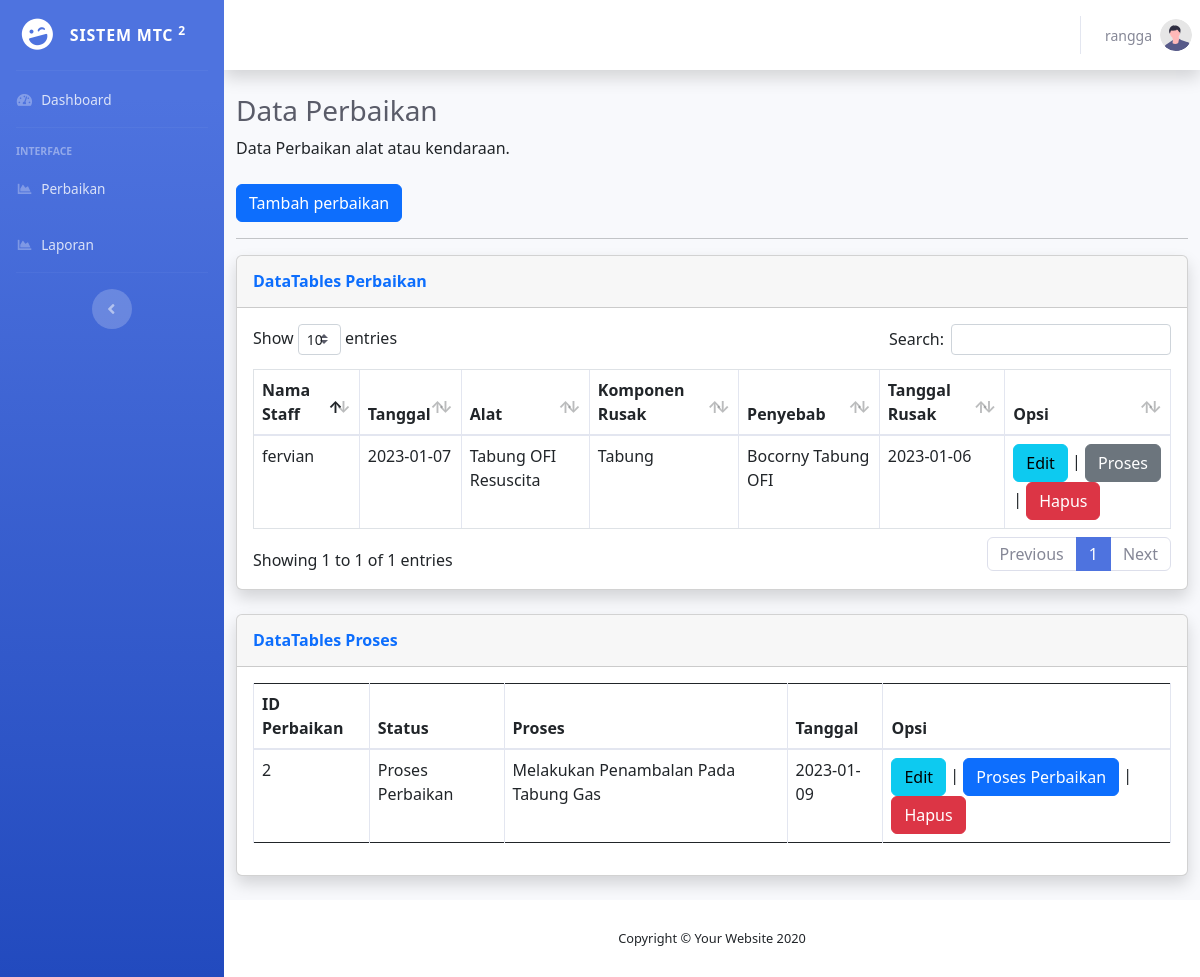
The page /admin/perbaikan.php (signed in) on the database its author committed.
### tables this page shows
CREATE TABLE `tb_perbaikan` (
  `id_perbaikan` int(11) NOT NULL,
  `iduser` int(11) NOT NULL,
  `nm_user` varchar(50) NOT NULL,
  `tanggal` date NOT NULL,
  `lokasi` varchar(10) NOT NULL,
  `pleton` varchar(10) NOT NULL,
  `nama_alat` varchar(20) NOT NULL,
  `merk` varchar(20) NOT NULL,
  `satuan` varchar(4) NOT NULL,
  `kerusakan` int(11) NOT NULL,
  `bagiankomponenrusak` varchar(20) NOT NULL,
  `uraiankerusakan` varchar(255) NOT NULL,
  `tindakan` varchar(100) NOT NULL,
  `penyebabkerusakan` varchar(100) NOT NULL,
  `tgl_kerusakan` date NOT NULL,
  `tgl_selesai` date NOT NULL DEFAULT current_timestamp(),
  `status` varchar(15) NOT NULL
);

CREATE TABLE `tb_progress` (
  `id_progres` int(11) NOT NULL,
  `id_perbaikan` int(11) NOT NULL,
  `statusproses` varchar(25) NOT NULL,
  `proses` varchar(255) NOT NULL,
  `tgl` date NOT NULL
);

### admin/perbaikan.php (the view, shortened to what this page needs)
<?php
include('a_header.php');
?>
<div class="container-fluid">
    <h1 class="h3 mb-2 text-gray-800">Data Perbaikan</h1>
    <p class="mb-4">Data Perbaikan alat atau kendaraan.</p>
    <button type="button" class="btn btn-primary" data-bs-toggle="modal" data-bs-target="#exampleModal">
        Tambah perbaikan
    </button>
    <hr>
    <div class="card shadow mb-4">
        <div class="card-header py-3">
            <h6 class="m-0 font-weight-bold text-primary">DataTables Perbaikan</h6>
        </div>
        <div class="card-body">
            <div class="table-responsive">
                <table class="table table-bordered" id="dataTable" width="100%" cellspacing="0">
                    <thead>
                        <tr>
                            <th>Nama Staff</th>
                            <th>Tanggal</th>
                            <th>Alat</th>
                            <th>Komponen Rusak</th>
                            <th>Penyebab</th>
                            <th>Tanggal Rusak</th>
                            <th>Opsi</th>
                        </tr>
                    </thead>
                    <tbody>
                        <?php
                        $permintaan = $db->prepare("SELECT * FROM tb_perbaikan where status in ('Pending','Proses')");
                        $permintaan->execute();
                        while($data = $permintaan->fetch()){ ?>
                        <tr>
                            <td><?= $data['nm_user']?></td>
                            <td><?= $data['tanggal']?></td>
                            <td><?= $data['nama_alat']?></td>
                            <td><?= $data['bagiankomponenrusak']?></td>
                            <td><?= $data['penyebabkerusakan']?></td>
                            <td><?= $data['tgl_kerusakan']?></td>
                            <td><button type="button" class="btn btn-info" data-bs-toggle="modal"
                                    data-bs-target="#exampleModal1<?= $data['id_perbaikan']?>">
                                    Edit
                                </button>
                                 | <?php if($data['status']=='Pending'){?><button
                                    class="btn btn-warning">Pending</button><?php }else if($data['status']=='Proses'){?><button
                                    class="btn btn-secondary">Proses</button><?php } else{?><button
                                    class="btn btn-success">Selesai</button><?php }?> | <a
                                    onclick="return confirm('Apakah yakin data ingin dihapus?')"
                                    href="hapusdata/hapusperbaikan.php?id=<?= $data['id_perbaikan']?>"
                                    class="btn btn-danger">Hapus</a>
                            </td>
                        </tr>
                        <?php } ?>
                    </tbody>
                </table>
            </div>
        </div>
    </div>
    <div class="card shadow mb-4">
        <div class="card-header py-3">
            <h6 class="m-0 font-weight-bold text-primary">DataTables Proses</h6>
        </div>
        <div class="card-body">
            <div class="table-responsive">
                <table class="table table-bordered" id="dataTable" width="100%" cellspacing="0">
                    <thead>
                        <tr>
                            <th>ID Perbaikan</th>
                            <th>Status</th>
                            <th>Proses</th>
                            <th>Tanggal</th>
                            <th>Opsi</th>
                        </tr>
                    </thead>
                    <tbody>
                        <?php
                        $permintaan = $db->prepare("SELECT * FROM tb_progress");
                        $permintaan->execute();
                        $data = $permintaan->rowCount();
                        if($data == 0){?>
                        <tr>
                            <td colspan=5 align='center'>Belum Ada Proses Pengerjaan</td>
                        </tr>
                        <?php }else{?>
                        <?php while($data = $permintaan->fetch()){ ?>
                        <tr>
                            <td><?= $data['id_perbaikan']?></td>
                            <td><?= $data['statusproses']?></td>
                            <td><?= $data['proses']?></td>
                            <td><?= $data['tgl']?></td>
                            <td><button type="button" class="btn btn-info" data-bs-toggle="modal"
                                    data-bs-target="#exampleModal1<?= $data['id_progres']?>">
                                    Edit
                                </button>
                                 | <?php if($data['statusproses']=='Pending'){?><button
                                    class="btn btn-warning">Pending</button><?php }else if($data['statusproses']=='Proses Pengecekkan'){?><button
                                    class="btn btn-secondary">Proses Pengecekkan</button><?php }else if($data['statusproses']=='Proses Perbaikan'){?><button
                                    class="btn btn-primary">Proses Perbaikan</button><?php } else{?><button
                                    class="btn btn-success">Selesai</button><?php } ?> | <a
                                    onclick="return confirm('Apakah yakin data ingin dihapus?')"
                                    href="hapusdata/hapusperbaikan.php?id=<?= $data['id_perbaikan']?>"
                                    class="btn btn-danger">Hapus</a>
                            </td>
                        </tr>
                        <?php } ?>
                        <?php } ?>
                    </tbody>
                </table>
            </div>
        </div>
    </div>
</div>
<?php include('a_footer.php');?>

### rows shown on the page
tb_perbaikan: nm_user "fervian", tanggal "2023-01-07", nama_alat "Tabung OFI Resuscita", bagiankomponenrusak "Tabung", penyebabkerusakan "Bocorny Tabung OFI", tgl_kerusakan "2023-01-06", status "Proses"
tb_progress: id_perbaikan "2", statusproses "Proses Perbaikan", proses "Melakukan Penambalan Pada Tabung Gas", tgl "2023-01-09"

### other values the page prints
$_SESSION['user'] "rangga"
